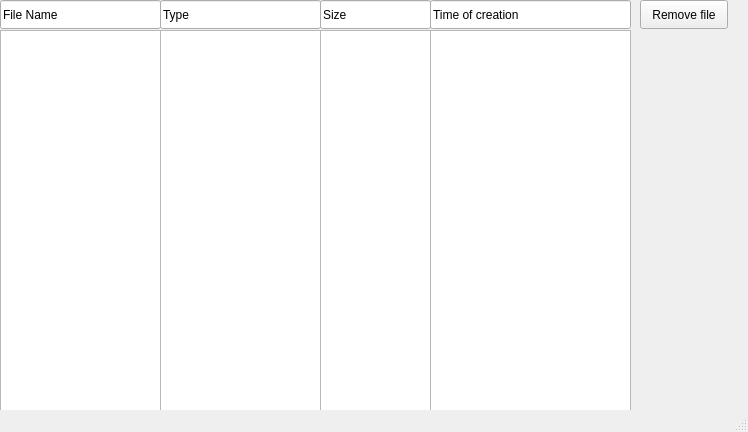
<?xml version="1.0" encoding="UTF-8"?>
<ui version="4.0">
 <class>MainWindow</class>
 <widget class="QMainWindow" name="MainWindow">
  <property name="geometry">
   <rect>
    <x>0</x>
    <y>0</y>
    <width>748</width>
    <height>432</height>
   </rect>
  </property>
  <property name="windowTitle">
   <string>File manager</string>
  </property>
  <widget class="QWidget" name="centralwidget">
   <widget class="QLineEdit" name="version_2">
    <property name="geometry">
     <rect>
      <x>320</x>
      <y>0</y>
      <width>111</width>
      <height>29</height>
     </rect>
    </property>
    <property name="text">
     <string>Size</string>
    </property>
   </widget>
   <widget class="QListWidget" name="typeField">
    <property name="geometry">
     <rect>
      <x>160</x>
      <y>30</y>
      <width>161</width>
      <height>401</height>
     </rect>
    </property>
   </widget>
   <widget class="QLineEdit" name="version">
    <property name="geometry">
     <rect>
      <x>160</x>
      <y>0</y>
      <width>161</width>
      <height>29</height>
     </rect>
    </property>
    <property name="text">
     <string>Type</string>
    </property>
   </widget>
   <widget class="QListWidget" name="sizeField">
    <property name="geometry">
     <rect>
      <x>320</x>
      <y>30</y>
      <width>111</width>
      <height>401</height>
     </rect>
    </property>
   </widget>
   <widget class="QLineEdit" name="package_2">
    <property name="geometry">
     <rect>
      <x>0</x>
      <y>0</y>
      <width>161</width>
      <height>29</height>
     </rect>
    </property>
    <property name="text">
     <string>File Name</string>
    </property>
   </widget>
   <widget class="QListWidget" name="fileField">
    <property name="geometry">
     <rect>
      <x>0</x>
      <y>30</y>
      <width>161</width>
      <height>401</height>
     </rect>
    </property>
   </widget>
   <widget class="QLineEdit" name="version_3">
    <property name="geometry">
     <rect>
      <x>430</x>
      <y>0</y>
      <width>201</width>
      <height>29</height>
     </rect>
    </property>
    <property name="text">
     <string>Time of creation</string>
    </property>
   </widget>
   <widget class="QListWidget" name="timeField">
    <property name="geometry">
     <rect>
      <x>430</x>
      <y>30</y>
      <width>201</width>
      <height>401</height>
     </rect>
    </property>
   </widget>
   <widget class="QPushButton" name="removeButton">
    <property name="geometry">
     <rect>
      <x>640</x>
      <y>0</y>
      <width>88</width>
      <height>29</height>
     </rect>
    </property>
    <property name="text">
     <string>Remove file</string>
    </property>
   </widget>
  </widget>
  <widget class="QStatusBar" name="statusbar"/>
 </widget>
 <resources/>
 <connections/>
</ui>
